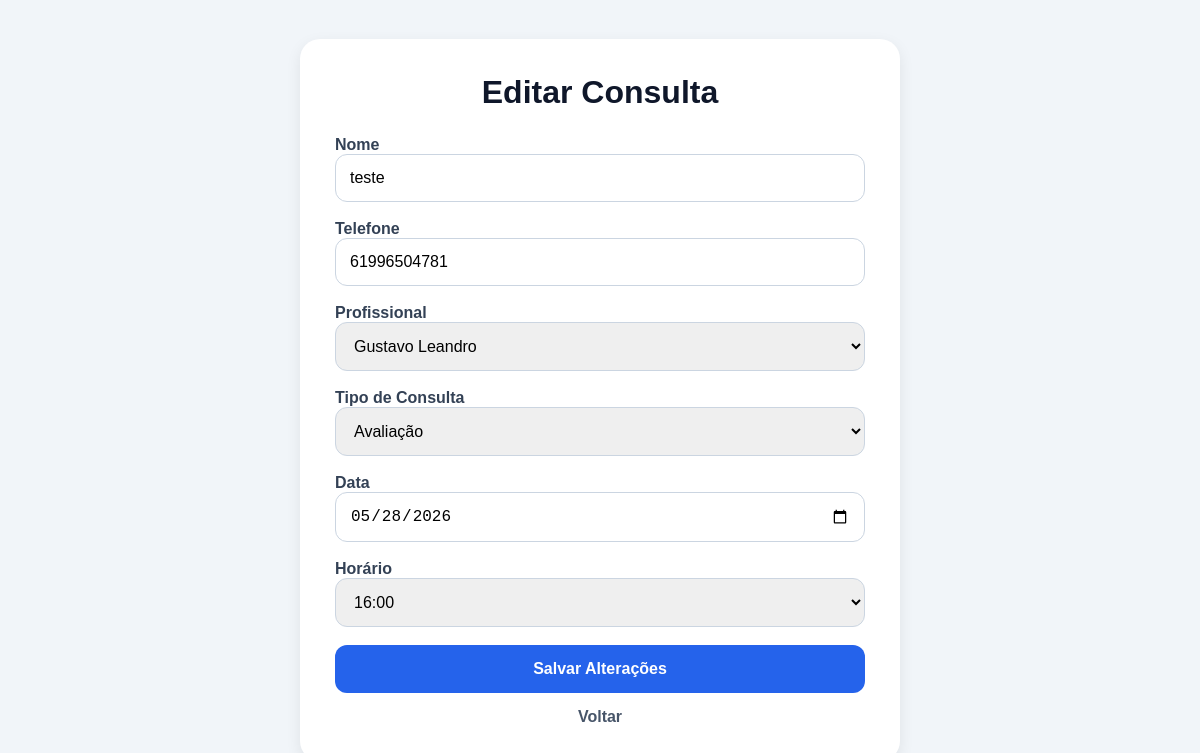
/edit-appointment/1/ (signed in), run on the app's committed database.
### appointments/models.py (models this page shows, shortened)
class Appointment(models.Model):
    name = models.CharField(
        max_length=100
    )
    phone = models.CharField(
        max_length=20
    )
    email = models.EmailField()
    professional = models.CharField(
        max_length=20,
        choices=PROFESSIONAL_CHOICES
    )
    service_type = models.CharField(
        max_length=20,
        choices=SERVICE_TYPES,
        default='avaliacao'
    )
    appointment_date = models.DateField()
    appointment_time = models.TimeField()
    created_at = models.DateTimeField(
        auto_now_add=True
    )

### appointments/views.py (the view, shortened to what this page needs)
@login_required
def edit_appointment(request, appointment_id):
    user_professional = get_user_professional(request.user)
    appointment = Appointment.objects.get(
        id=appointment_id
    )
    if request.user.is_superuser:
        pass
    elif user_professional in ['aline', 'gustavo']:
        pass
    elif user_professional in ['isabel', 'stephane', 'amanda']:
        if appointment.professional != user_professional:
            return redirect('/schedule/')
    else:
        return redirect('/schedule/')
    professional_times = get_professional_times(
        appointment.professional,
        appointment.appointment_date
    )
    return render(request, 'appointments/edit_appointment.html', {
        'appointment': appointment,
        'available_times': professional_times
    })

### appointments/views.py (called while the page is built, shortened)
def get_user_professional(user):
    username = user.username.lower()
    if user.is_superuser:
        return None

def get_professional_times(professional, selected_date):
    if not professional or not selected_date:
        return []
    return AVAILABLE_TIMES.get(
        professional,
        {}
    ).get('default', [])

### appointments/templates/appointments/edit_appointment.html (shortened to what this page needs)
{% load static %}
<!DOCTYPE html>
<html lang="pt-br">
<head>
</head>
<body>
    <div class="container">
        <h1>Editar Consulta</h1>
        <form method="POST">
            <div>
                <label>Nome</label>
                <input
                    type="text"
                    name="name"
                    value="{{ appointment.name }}"
                    required
                >
            </div>
            <div>
                <label>Telefone</label>
                <input
                    type="text"
                    name="phone"
                    value="{{ appointment.phone }}"
                    required
                >
            </div>
            <div>
                <label>Profissional</label>
                <select
                    name="professional"
                    required
                >
                    <option
                        value="gustavo"
                        {% if appointment.professional == 'gustavo' %}selected{% endif %}
                    >
                        Gustavo Leandro
                    </option>
                </select>
            </div>
            <div>
                <label>Tipo de Consulta</label>
                <select
                    name="service_type"
                    required
                >
                    <option
                        value="avaliacao"
                        {% if appointment.service_type == 'avaliacao' %}selected{% endif %}
                    >
                        Avaliação
                    </option>
                </select>
            </div>
            <div>
                <label>Data</label>
                <input
                    type="date"
                    name="appointment_date"
                    value="{{ appointment.appointment_date|date:'Y-m-d' }}"
                    required
                >
            </div>
            <div>
                <label>Horário</label>
                <select
                    name="appointment_time"
                    required
                >
                    {% for time in available_times %}
                        <option
                            value="{{ time }}"
                            {% if appointment.appointment_time|stringformat:"s"|slice:":5" == time %}
                            selected
                            {% endif %}
                        >
                            {{ time }}
                        </option>
                    {% endfor %}
                </select>
            </div>
            <button type="submit">
                Salvar Alterações
            </button>
        </form>
        <a
            href="/schedule/"
            class="back-btn"
        >
            Voltar
        </a>
    </div>
</body>
</html>

### appointments/templates/appointments/edit_appointment.html (style rules this page uses)
* { margin:0; padding:0; box-sizing:border-box; }
body { font-family:Arial,sans-serif; background:#f1f5f9; min-height:100vh; display:flex; justify-content:center; align-items:center; padding:20px; }
.container { width:100%; max-width:600px; background:white; padding:35px; border-radius:20px; box-shadow: 0 5px 15px rgba(0,0,0,0.08); }
h1 { text-align:center; margin-bottom:25px; color:#0f172a; }
form { display:flex; flex-direction:column; gap:18px; }
label { font-weight:bold; color:#334155; }
input, select { width:100%; padding:14px; border:1px solid #cbd5e1; border-radius:12px; font-size:16px; }
button { padding:15px; border:none; border-radius:12px; background:#2563eb; color:white; font-size:16px; font-weight:bold; cursor:pointer; transition:0.3s; }
.back-btn { display:block; text-align:center; margin-top:15px; text-decoration:none; color:#475569; font-weight:bold; }

### data on the page
Appointment: name "teste", phone "61996504781", professional "Gustavo Leandro", service_type "Avaliação", appointment_date "05/28/2026", appointment_time "16:00"
